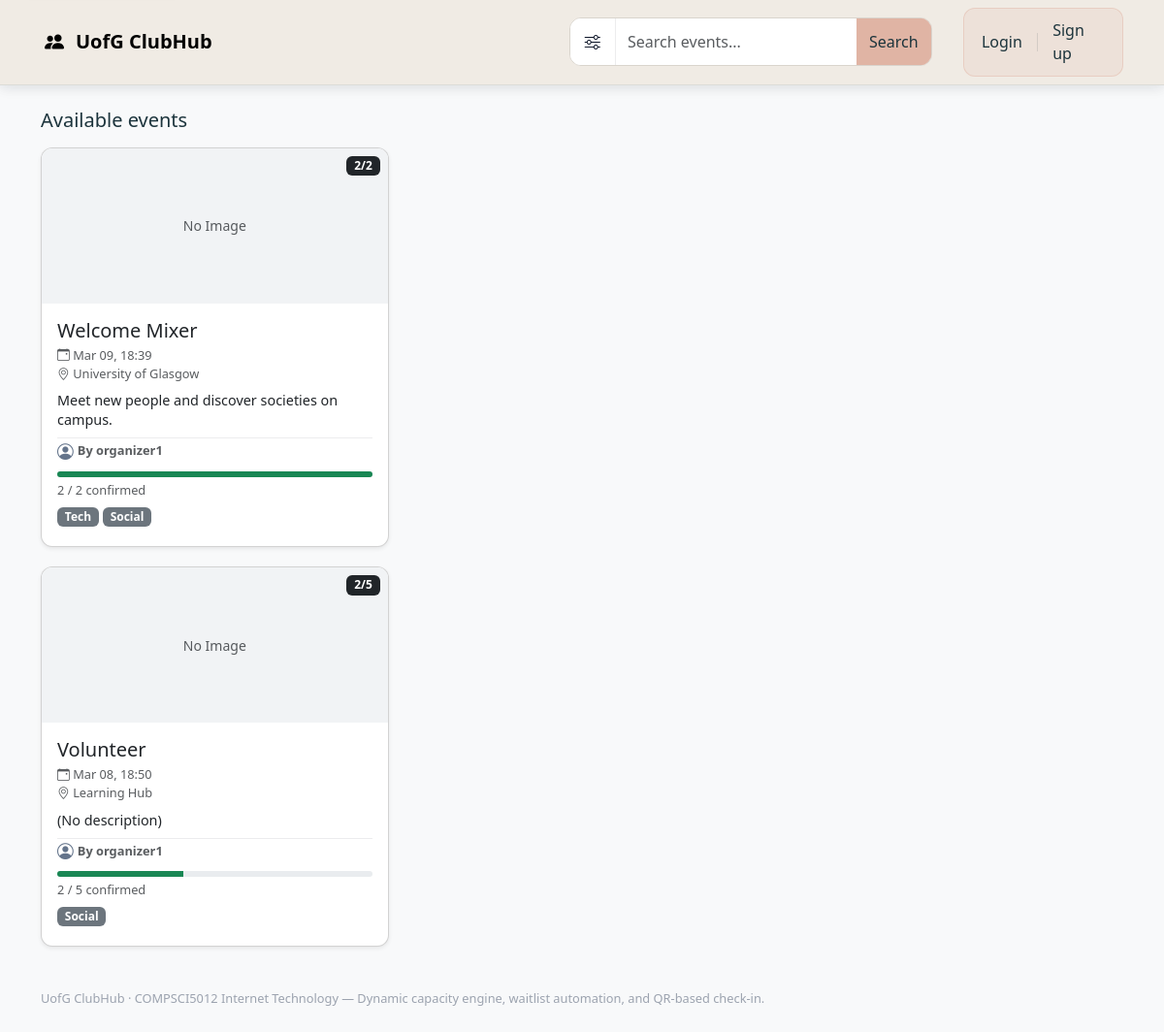
The app's page /, older data.
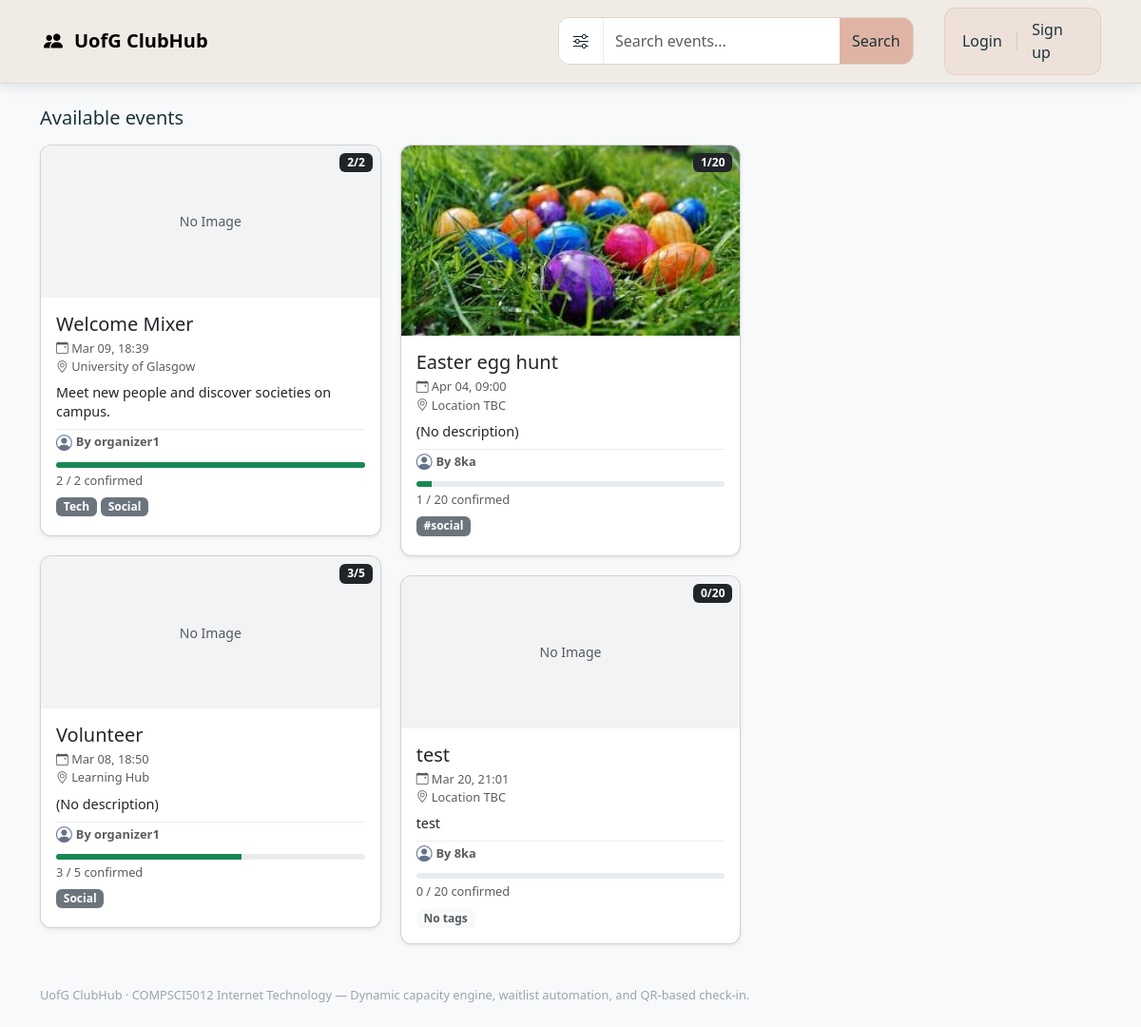
The same page, newer data.
### events/models.py (models this page shows, shortened)
class Event(models.Model):
    organizer = models.ForeignKey(
        "accounts.OrganizerProfile", on_delete=models.CASCADE, related_name="events"
    )
    title = models.CharField(max_length=200)
    description = models.TextField(blank=True)
    cover_image = models.ImageField(upload_to="event_covers/",blank=True,null=True)
    start_at = models.DateTimeField()
    capacity = models.PositiveIntegerField()
    location_name = models.CharField(max_length=200, blank=True)
    latitude = models.DecimalField(max_digits=9, decimal_places=6, null=True, blank=True)
    longitude = models.DecimalField(max_digits=9, decimal_places=6, null=True, blank=True)
    tags = models.ManyToManyField(Tag, blank=True, related_name="events")
    created_at = models.DateTimeField(auto_now_add=True)
    class Meta:
        ordering = ["start_at", "id"]

class Tag(models.Model):
    name = models.CharField(max_length=50, unique=True)

### accounts/models.py (models this page shows, shortened)
class OrganizerProfile(models.Model):
    user = models.OneToOneField(
        settings.AUTH_USER_MODEL,
        on_delete=models.CASCADE,
        related_name="organizer_profile",
    )

### events/views.py (the view, shortened to what this page needs)
# urls.py: path("", views.event_list, name="event_list"),
def event_list(request):
    qs = (
        Event.objects.all()
        .select_related("organizer__user")
        .prefetch_related("tags")
        .annotate(
            confirmed_count=Count(
                "tickets", filter=Q(tickets__status=Ticket.Status.CONFIRMED)
            )
        )
    )
    q = (request.GET.get("q") or "").strip()
    tag = (request.GET.get("tag") or "").strip()
    start = (request.GET.get("start") or "").strip()
    end = (request.GET.get("end") or "").strip()
    favorite_only = request.GET.get("favorite") == "1"
    favorite_event_ids = set()
    student = None
    if request.user.is_authenticated and is_student(request.user):
        student = get_student_profile(request.user)
        favorite_event_ids = set(
            student.favorite_events.values_list("id", flat=True)
        )
    if q:
        qs = qs.filter(Q(title__icontains=q) | Q(description__icontains=q))
    if tag:
        qs = qs.filter(tags__name__iexact=tag)
    start_dt = _parse_filter_datetime(start, is_end=False)
    if start_dt:
        qs = qs.filter(start_at__gte=start_dt)
    end_dt = _parse_filter_datetime(end, is_end=True)
    if end_dt:
        qs = qs.filter(start_at__lte=end_dt)
    if favorite_only:
        if favorite_event_ids:
            qs = qs.filter(id__in=favorite_event_ids)
        else:
            qs = qs.none()
    tags = Tag.objects.order_by("name")
    events = list(qs.distinct())
    recommended_events = []
    if student:
        recommended_events = _get_recommended_events(student, events, limit=6)
    recommended_ids = {e.id for e in recommended_events}
    all_events = [e for e in events if e.id not in recommended_ids]
    return render(
        request,
        "events/event_list.html",
        {
            "events": all_events,
            "recommended_events": recommended_events,
            "tags": tags,
            "q": q,
            "tag": tag,
            "start": start,
            "end": end,
            "favorite_only": favorite_only,
            "favorite_event_ids": favorite_event_ids,
        },
    )

### clubhub/context_processors.py (called while the page is built)
def google_maps(request):
    return {
        "GOOGLE_MAPS_API_KEY": getattr(settings, "GOOGLE_MAPS_API_KEY", ""),
        "GOOGLE_MAPS_MAP_ID": getattr(settings, "GOOGLE_MAPS_MAP_ID", "DEMO_MAP_ID"),
    }

### events/views.py (called while the page is built, shortened)
def _parse_filter_datetime(value: str, *, is_end: bool = False):
    value = (value or "").strip()
    if not value:
        return None

### templates/events/event_list.html (shortened to what this page needs)
{% extends "base.html" %}
{% block nav_search %}
  <div class="navbar-search-shell mx-lg-3 my-3 my-lg-0 flex-grow-1">
    <form method="get" class="navbar-search-form" id="navbar-event-search" aria-label="Search and filter events">
      <div class="navbar-search-wrap">
        <button
          class="btn navbar-search-trigger"
          type="button"
          id="toolbar-toggle"
          aria-expanded="{% if tag or favorite_only or start or end %}true{% else %}false{% endif %}"
          aria-controls="toolbar-filter-panel"
          aria-label="Open filters"
        >
          <i class="bi bi-sliders" aria-hidden="true"></i>
        </button>
        <input
          class="form-control navbar-search-input"
          type="text"
          id="q"
          name="q"
          value="{{ q }}"
          placeholder="Search events..."
          autocomplete="off"
        >
        <button class="btn btn-primary navbar-search-submit" type="submit">
          Search
        </button>
      </div>
    </form>
  </div>
{% endblock %}
{% block content %}
  {% if events %}
    <div class="mb-3">
      <h2 class="h5 mb-0">Available events</h2>
    </div>
    <div class="masonry-grid">
      {% for e in events %}
        <div
          class="masonry-item event-card"
          data-title="{{ e.title|lower }}"
          data-description="{{ e.description|default:''|lower }}"
          data-location="{% if e.location_name %}{{ e.location_name|lower }}{% endif %}"
          data-tags="{% for t in e.tags.all %}{{ t.name|lower }} {% endfor %}"
          data-start="{{ e.start_at|date:'c' }}"
          data-favorited="{% if user.is_authenticated and e.id in favorite_event_ids %}1{% else %}0{% endif %}"
          data-organizer="{{ e.organizer.user.username|lower }}"
        >
          {% include "events/_event_card.html" with is_recommended=False %}
        </div>
      {% endfor %}
    </div>
  {% endif %}
{% endblock %}

### templates/events/_event_card.html (shortened to what this page needs)
<div class="card shadow-sm h-100 position-relative">
  <span class="badge bg-dark position-absolute top-0 end-0 m-2">
    {{ e.confirmed_count }}/{{ e.capacity }}
  </span>
    {% if e.cover_image %}
      <img src="{{ e.cover_image.url }}" class="card-img-top event-cover" alt="{{ e.title }}">
    {% else %}
      <div class="event-cover-placeholder d-flex align-items-center justify-content-center">
        <span class="text-muted small">No Image</span>
      </div>
    {% endif %}
  <div class="card-body">
    <h5 class="card-title mb-1">
      <a href="{% url 'event_detail' e.id %}" class="text-decoration-none text-dark">
        {{ e.title }}
      </a>
    </h5>
    <div class="text-muted small mb-2">
      <div>
        <i class="bi bi-calendar-event" aria-hidden="true"></i>
        {{ e.start_at|date:"M d, H:i" }}
      </div>
      <div>
        <i class="bi bi-geo-alt" aria-hidden="true"></i>
        {% if e.location_name %}{{ e.location_name }}{% else %}Location TBC{% endif %}
      </div>
    </div>
    <p class="card-text event-desc mb-2">
      {{ e.description|default:"(No description)"|truncatechars:140 }}
    </p>
    <div class="event-organizer text-muted small mb-2">
      <i class="bi bi-person-circle" aria-hidden="true"></i>
      <span class="ms-1">By {{ e.organizer.user.username }}</span>
    </div>
    {% with used=e.confirmed_count total=e.capacity %}
      {% if total %}
        {% widthratio used total 100 as pct %}
        <div class="progress event-progress mb-1">
          <div
            class="progress-bar {% if pct >= 80 %}bg-danger{% elif pct >= 50 %}bg-warning{% else %}bg-success{% endif %}"
            style="width: {{ pct }}%;"
            role="progressbar"
            aria-valuenow="{{ pct }}"
            aria-valuemin="0"
            aria-valuemax="100"
            aria-label="Capacity: {{ e.confirmed_count }} of {{ e.capacity }} places filled"
          ></div>
        </div>
      {% endif %}
    {% endwith %}
    <div class="small text-muted mb-2">
      {{ e.confirmed_count }} / {{ e.capacity }} confirmed
    </div>
    <div class="event-tags mt-2">
      {% for t in e.tags.all %}
        <span class="badge bg-secondary me-1 mb-1">{{ t.name }}</span>
      {% empty %}
        <span class="badge text-bg-light text-muted">No tags</span>
      {% endfor %}
    </div>
  </div>
</div>

Row changes from the older to the newer data that the page shows:
computed for Event "Volunteer": confirmed_count "2" → "3"; {{ pct }} 40 → 60 (drawn)
added Event: confirmed_count "1", capacity "20", cover_image (picture), title "Easter egg hunt", start_at "Apr 04, 09:00", location_name "Location TBC", description "(No description)", organizer.user.username "8ka"
added Tag: name "#social", shown under "1"
added Event: confirmed_count "0", capacity "20", cover_image "No Image", title "test", start_at "Mar 20, 21:01", location_name "Location TBC", description "test", organizer.user.username "8ka"
